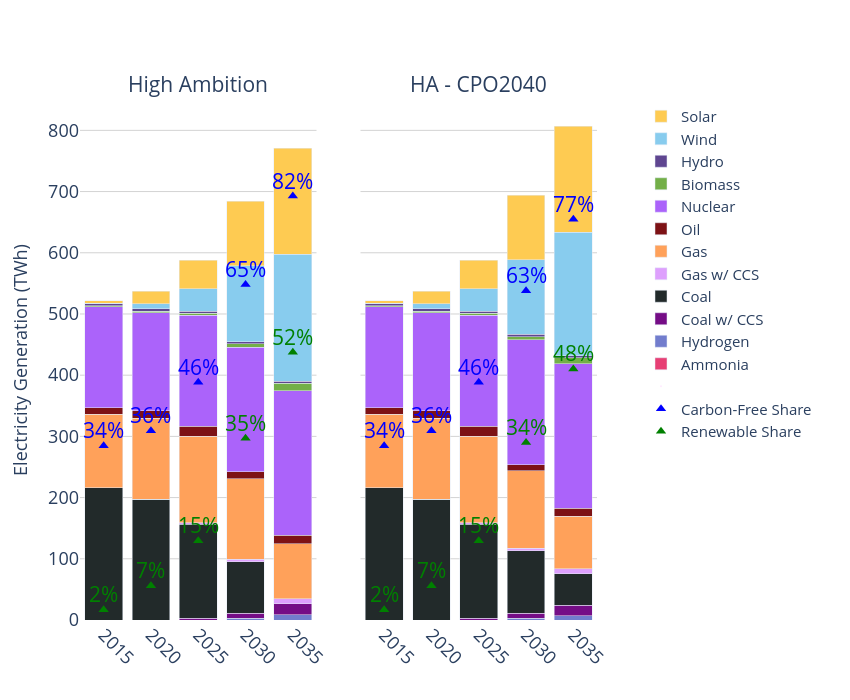

The notebook cell saved with this chart:
### Code cell
fig = make_subplots(
    rows=1, cols=2,
    shared_xaxes=True, shared_yaxes=True,
    specs=[[{"secondary_y": True}, {"secondary_y": True}]],
    subplot_titles=("High Ambition", "HA - CPO2040"),
    column_widths=[0.5, 0.5],
    horizontal_spacing=0.08
)

# ----------------------------
# Bars
# ----------------------------
left  = result_df[result_df['scenario'] == SCENARIOS[0]]
right = result_df[result_df['scenario'] == SCENARIOS[1]]

add_stack_bars(fig, left,  col=1, show_legend=True)
add_stack_bars(fig, right, col=2, show_legend=False)

# ----------------------------
# Share markers (REAL) — legend off
# ----------------------------
fig.add_trace(go.Scatter(
    x=YEARS_MARK, y=re_current, mode="markers",
    name="Renewable Share",
    marker=dict(symbol='triangle-up', size=9, color="green"),
    showlegend=False
), row=1, col=1, secondary_y=True)

fig.add_trace(go.Scatter(
    x=YEARS_MARK, y=cf_current, mode="markers",
    name="Carbon-Free Share",
    marker=dict(symbol='triangle-up', size=9, color="blue"),
    showlegend=False
), row=1, col=1, secondary_y=True)

fig.add_trace(go.Scatter(
    x=YEARS_MARK, y=re_enh, mode="markers",
    name="Renewable Share",
    marker=dict(symbol='triangle-up', size=9, color="green"),
    showlegend=False
), row=1, col=2, secondary_y=True)

fig.add_trace(go.Scatter(
    x=YEARS_MARK, y=cf_enh, mode="markers",
    name="Carbon-Free Share",
    marker=dict(symbol='triangle-up', size=9, color="blue"),
    showlegend=False
), row=1, col=2, secondary_y=True)

# ----------------------------
# Annotate % values near markers
# ----------------------------
for year in YEARS_MARK:
    if pd.notna(re_current.get(year)):
        fig.add_annotation(
            x=year, y=re_current.get(year) + 3, text=f"{re_current.get(year):.0f}%",
            xref="x1", yref="y2", showarrow=False, font=dict(color="green")
        )
    if pd.notna(cf_current.get(year)):
        fig.add_annotation(
            x=year, y=cf_current.get(year) + 3, text=f"{cf_current.get(year):.0f}%",
            xref="x1", yref="y2", showarrow=False, font=dict(color="blue")
        )
    if pd.notna(re_enh.get(year)):
        fig.add_annotation(
            x=year, y=re_enh.get(year) + 3, text=f"{re_enh.get(year):.0f}%",
            xref="x2", yref="y4", showarrow=False, font=dict(color="green")
        )
    if pd.notna(cf_enh.get(year)):
        fig.add_annotation(
            x=year, y=cf_enh.get(year) + 3, text=f"{cf_enh.get(year):.0f}%",
            xref="x2", yref="y4", showarrow=False, font=dict(color="blue")
        )

# ----------------------------
# Dummy legend entries (Share only) + spacing line
#   - legendrank를 크게 줘서 발전원 아래로 보내기
#   - 공백 trace 하나로 간격 만들기
# ----------------------------
fig.add_trace(go.Scatter(
    x=[None], y=[None], mode="markers",
    marker=dict(size=0, opacity=0),
    name=" ",  # spacing line
    showlegend=True,
    hoverinfo="skip",
    legendrank=1999
))



fig.add_trace(go.Scatter(
    x=[None], y=[None], mode="markers",
    marker=dict(symbol='triangle-up', size=9, color="blue"),
    name="Carbon-Free Share",
    showlegend=True,
    legendrank=2001
))


fig.add_trace(go.Scatter(
    x=[None], y=[None], mode="markers",
    marker=dict(symbol='triangle-up', size=9, color="green"),
    name="Renewable Share",
    showlegend=True,
    legendrank=2003
))

# ----------------------------
# Layout / axes
# ----------------------------
fig.update_layout(
    width=850,
    height=700,
    barmode="stack",
    plot_bgcolor="rgba(0,0,0,0)",
    legend=dict(
        traceorder="normal",   # legendrank 적용 정렬
        x=1.02, y=1,
        font=dict(size=15),
        borderwidth=0
    ),
    margin=dict(r=220)  # legend 오른쪽 공간 확보 (필요시 조정)
)

# Primary y (left title only)
fig.update_yaxes(
    title_text="Electricity Generation (TWh)",
    row=1, col=1, secondary_y=False,
    showgrid=True, gridcolor="lightgray"
)
fig.update_yaxes(
    title_text=None,
    row=1, col=2, secondary_y=False,
    showgrid=True, gridcolor="lightgray"
)

# Secondary y-axes (share %): hide ticks, no grid, fixed range
fig.update_yaxes(
    secondary_y=True, range=[0, 100],
    showticklabels=False, title_text=None,
    showgrid=False,
    row=1, col=1
)
fig.update_yaxes(
    secondary_y=True, range=[0, 100],
    showticklabels=False, title_text=None,
    showgrid=False,
    row=1, col=2
)

# X axes
for c in (1, 2):
    fig.update_xaxes(
        tickmode="array",
        tickvals=list(range(2015, 2040, 5)),
        tickangle=45,
        tickfont=dict(size=15),
        row=1, col=c
    )

fig.update_layout(
    legend=dict(
        traceorder="normal",  # ✅ legendrank 정렬 유지
        font=dict(size=15),
        x=1.02, y=1,
        borderwidth=0
    )
)
# Fonts
fig.update_xaxes(title_font=dict(size=18), tickfont=dict(size=18))
fig.update_yaxes(title_font=dict(size=18), tickfont=dict(size=18))
fig.update_annotations(font=dict(size=21))

pio.write_image(fig, "./fig/power_cpo2040.jpg", width=850, height=700, scale=3)
fig.show()

### Figure 1 — Plotly figure (JSON) as saved in the notebook; plotly's stock layout.template omitted (floating-point values rounded to 4 significant figures)
{"data": [{"legendrank": 21, "marker": {"color": "rgb(231,63,116)"}, "name": "Ammonia", "showlegend": true, "type": "bar", "x": [2015, 2020, 2025, 2030, 2035], "xaxis": "x", "y": [0.0, 0.0, 0.0, 0.0, 0.0], "yaxis": "y"}, {"legendrank": 20, "marker": {"color": "#727DCD"}, "name": "Hydrogen", "showlegend": true, "type": "bar", "x": [2015, 2020, 2025, 2030, 2035], "xaxis": "x", "y": [0.0, 0.0, 0.0, 3.015, 8.967], "yaxis": "y"}, {"legendrank": 19, "marker": {"color": "#750D86"}, "name": "Coal w/ CCS", "showlegend": true, "type": "bar", "x": [2015, 2020, 2025, 2030, 2035], "xaxis": "x", "y": [0.0, 0.0, 2.745, 8.333, 17.5], "yaxis": "y"}, {"legendrank": 18, "marker": {"color": "#222A2A"}, "name": "Coal", "showlegend": true, "type": "bar", "x": [2015, 2020, 2025, 2030, 2035], "xaxis": "x", "y": [215.9, 196.9, 153.9, 83.57, 0.2156], "yaxis": "y"}, {"legendrank": 17, "marker": {"color": "#DEA0FD"}, "name": "Gas w/ CCS", "showlegend": true, "type": "bar", "x": [2015, 2020, 2025, 2030, 2035], "xaxis": "x", "y": [0.0, 0.0, 2.153, 4.168, 8.333], "yaxis": "y"}, {"legendrank": 16, "marker": {"color": "#FFA15A"}, "name": "Gas", "showlegend": true, "type": "bar", "x": [2015, 2020, 2025, 2030, 2035], "xaxis": "x", "y": [120.4, 132.4, 141.2, 131.5, 89.98], "yaxis": "y"}, {"legendrank": 15, "marker": {"color": "#7D1215"}, "name": "Oil", "showlegend": true, "type": "bar", "x": [2015, 2020, 2025, 2030, 2035], "xaxis": "x", "y": [10.58, 12.1, 16.82, 11.26, 13.8], "yaxis": "y"}, {"legendrank": 14, "marker": {"color": "#AB63FA"}, "name": "Nuclear", "showlegend": true, "type": "bar", "x": [2015, 2020, 2025, 2030, 2035], "xaxis": "x", "y": [164.7, 160.3, 180.9, 204.2, 236.1], "yaxis": "y"}, {"legendrank": 13, "marker": {"color": "rgb(115, 175, 72)"}, "name": "Biomass", "showlegend": true, "type": "bar", "x": [2015, 2020, 2025, 2030, 2035], "xaxis": "x", "y": [2.325, 2.29, 3.047, 5.267, 11.71], "yaxis": "y"}, {"legendrank": 12, "marker": {"color": "rgb(95, 70, 144)"}, "name": "Hydro", "showlegend": true, "type": "bar", "x": [2015, 2020, 2025, 2030, 2035], "xaxis": "x", "y": [2.642, 4.722, 3.611, 3.611, 3.611], "yaxis": "y"}, {"legendrank": 11, "marker": {"color": "rgb(136,204,238)"}, "name": "Wind", "showlegend": true, "type": "bar", "x": [2015, 2020, 2025, 2030, 2035], "xaxis": "x", "y": [1.341, 7.76, 36.43, 123.9, 207.5], "yaxis": "y"}, {"legendrank": 10, "marker": {"color": "#FECB52"}, "name": "Solar", "showlegend": true, "type": "bar", "x": [2015, 2020, 2025, 2030, 2035], "xaxis": "x", "y": [3.973, 20.64, 47.2, 105.4, 173.4], "yaxis": "y"}, {"legendrank": 21, "marker": {"color": "rgb(231,63,116)"}, "name": "Ammonia", "showlegend": false, "type": "bar", "x": [2015, 2020, 2025, 2030, 2035], "xaxis": "x2", "y": [0.0, 0.0, 0.0, 0.0, 0.0], "yaxis": "y3"}, {"legendrank": 20, "marker": {"color": "#727DCD"}, "name": "Hydrogen", "showlegend": false, "type": "bar", "x": [2015, 2020, 2025, 2030, 2035], "xaxis": "x2", "y": [0.0, 0.0, 0.0, 2.738, 6.983], "yaxis": "y3"}, {"legendrank": 19, "marker": {"color": "#750D86"}, "name": "Coal w/ CCS", "showlegend": false, "type": "bar", "x": [2015, 2020, 2025, 2030, 2035], "xaxis": "x2", "y": [0.0, 0.0, 2.745, 8.333, 17.5], "yaxis": "y3"}, {"legendrank": 18, "marker": {"color": "#222A2A"}, "name": "Coal", "showlegend": false, "type": "bar", "x": [2015, 2020, 2025, 2030, 2035], "xaxis": "x2", "y": [215.9, 196.9, 153.9, 102.5, 51.29], "yaxis": "y3"}, {"legendrank": 17, "marker": {"color": "#DEA0FD"}, "name": "Gas w/ CCS", "showlegend": false, "type": "bar", "x": [2015, 2020, 2025, 2030, 2035], "xaxis": "x2", "y": [0.0, 0.0, 2.153, 3.754, 8.333], "yaxis": "y3"}, {"legendrank": 16, "marker": {"color": "#FFA15A"}, "name": "Gas", "showlegend": false, "type": "bar", "x": [2015, 2020, 2025, 2030, 2035], "xaxis": "x2", "y": [120.4, 132.4, 141.2, 126.3, 85.72], "yaxis": "y3"}, {"legendrank": 15, "marker": {"color": "#7D1215"}, "name": "Oil", "showlegend": false, "type": "bar", "x": [2015, 2020, 2025, 2030, 2035], "xaxis": "x2", "y": [10.58, 12.1, 16.82, 10.37, 12.55], "yaxis": "y3"}, {"legendrank": 14, "marker": {"color": "#AB63FA"}, "name": "Nuclear", "showlegend": false, "type": "bar", "x": [2015, 2020, 2025, 2030, 2035], "xaxis": "x2", "y": [164.7, 160.3, 180.9, 204.2, 236.1], "yaxis": "y3"}, {"legendrank": 13, "marker": {"color": "rgb(115, 175, 72)"}, "name": "Biomass", "showlegend": false, "type": "bar", "x": [2015, 2020, 2025, 2030, 2035], "xaxis": "x2", "y": [2.325, 2.29, 3.047, 4.906, 9.937], "yaxis": "y3"}, {"legendrank": 12, "marker": {"color": "rgb(95, 70, 144)"}, "name": "Hydro", "showlegend": false, "type": "bar", "x": [2015, 2020, 2025, 2030, 2035], "xaxis": "x2", "y": [2.642, 4.722, 3.611, 3.611, 3.611], "yaxis": "y3"}, {"legendrank": 11, "marker": {"color": "rgb(136,204,238)"}, "name": "Wind", "showlegend": false, "type": "bar", "x": [2015, 2020, 2025, 2030, 2035], "xaxis": "x2", "y": [1.341, 7.76, 36.43, 122.0, 201.6], "yaxis": "y3"}, {"legendrank": 10, "marker": {"color": "#FECB52"}, "name": "Solar", "showlegend": false, "type": "bar", "x": [2015, 2020, 2025, 2030, 2035], "xaxis": "x2", "y": [3.973, 20.64, 47.2, 105.4, 173.4], "yaxis": "y3"}, {"marker": {"color": "green", "size": 9, "symbol": "triangle-up"}, "mode": "markers", "name": "Renewable Share", "showlegend": false, "type": "scatter", "x": [2015, 2020, 2025, 2030, 2035], "xaxis": "x", "y": [1.97, 6.585, 15.22, 34.95, 51.5], "yaxis": "y2"}, {"marker": {"color": "blue", "size": 9, "symbol": "triangle-up"}, "mode": "markers", "name": "Carbon-Free Share", "showlegend": false, "type": "scatter", "x": [2015, 2020, 2025, 2030, 2035], "xaxis": "x", "y": [33.53, 36.39, 45.72, 64.53, 81.52], "yaxis": "y2"}, {"marker": {"color": "green", "size": 9, "symbol": "triangle-up"}, "mode": "markers", "name": "Renewable Share", "showlegend": false, "type": "scatter", "x": [2015, 2020, 2025, 2030, 2035], "xaxis": "x2", "y": [1.97, 6.585, 15.22, 34.12, 48.26], "yaxis": "y4"}, {"marker": {"color": "blue", "size": 9, "symbol": "triangle-up"}, "mode": "markers", "name": "Carbon-Free Share", "showlegend": false, "type": "scatter", "x": [2015, 2020, 2025, 2030, 2035], "xaxis": "x2", "y": [33.53, 36.39, 45.72, 63.31, 77.07], "yaxis": "y4"}, {"hoverinfo": "skip", "legendrank": 1999, "marker": {"opacity": 0, "size": 0}, "mode": "markers", "name": " ", "showlegend": true, "type": "scatter", "x": [null], "y": [null]}, {"legendrank": 2001, "marker": {"color": "blue", "size": 9, "symbol": "triangle-up"}, "mode": "markers", "name": "Carbon-Free Share", "showlegend": true, "type": "scatter", "x": [null], "y": [null]}, {"legendrank": 2003, "marker": {"color": "green", "size": 9, "symbol": "triangle-up"}, "mode": "markers", "name": "Renewable Share", "showlegend": true, "type": "scatter", "x": [null], "y": [null]}], "layout": {"annotations": [{"font": {"size": 21}, "showarrow": false, "text": "High Ambition", "x": 0.215, "xanchor": "center", "xref": "paper", "y": 1, "yanchor": "bottom", "yref": "paper"}, {"font": {"size": 21}, "showarrow": false, "text": "HA - CPO2040", "x": 0.725, "xanchor": "center", "xref": "paper", "y": 1, "yanchor": "bottom", "yref": "paper"}, {"font": {"color": "green", "size": 21}, "showarrow": false, "text": "2%", "x": 2015, "xref": "x", "y": 4.97, "yref": "y2"}, {"font": {"color": "blue", "size": 21}, "showarrow": false, "text": "34%", "x": 2015, "xref": "x", "y": 36.53, "yref": "y2"}, {"font": {"color": "green", "size": 21}, "showarrow": false, "text": "2%", "x": 2015, "xref": "x2", "y": 4.97, "yref": "y4"}, {"font": {"color": "blue", "size": 21}, "showarrow": false, "text": "34%", "x": 2015, "xref": "x2", "y": 36.53, "yref": "y4"}, {"font": {"color": "green", "size": 21}, "showarrow": false, "text": "7%", "x": 2020, "xref": "x", "y": 9.585, "yref": "y2"}, {"font": {"color": "blue", "size": 21}, "showarrow": false, "text": "36%", "x": 2020, "xref": "x", "y": 39.39, "yref": "y2"}, {"font": {"color": "green", "size": 21}, "showarrow": false, "text": "7%", "x": 2020, "xref": "x2", "y": 9.585, "yref": "y4"}, {"font": {"color": "blue", "size": 21}, "showarrow": false, "text": "36%", "x": 2020, "xref": "x2", "y": 39.39, "yref": "y4"}, {"font": {"color": "green", "size": 21}, "showarrow": false, "text": "15%", "x": 2025, "xref": "x", "y": 18.22, "yref": "y2"}, {"font": {"color": "blue", "size": 21}, "showarrow": false, "text": "46%", "x": 2025, "xref": "x", "y": 48.72, "yref": "y2"}, {"font": {"color": "green", "size": 21}, "showarrow": false, "text": "15%", "x": 2025, "xref": "x2", "y": 18.22, "yref": "y4"}, {"font": {"color": "blue", "size": 21}, "showarrow": false, "text": "46%", "x": 2025, "xref": "x2", "y": 48.72, "yref": "y4"}, {"font": {"color": "green", "size": 21}, "showarrow": false, "text": "35%", "x": 2030, "xref": "x", "y": 37.95, "yref": "y2"}, {"font": {"color": "blue", "size": 21}, "showarrow": false, "text": "65%", "x": 2030, "xref": "x", "y": 67.53, "yref": "y2"}, {"font": {"color": "green", "size": 21}, "showarrow": false, "text": "34%", "x": 2030, "xref": "x2", "y": 37.12, "yref": "y4"}, {"font": {"color": "blue", "size": 21}, "showarrow": false, "text": "63%", "x": 2030, "xref": "x2", "y": 66.31, "yref": "y4"}, {"font": {"color": "green", "size": 21}, "showarrow": false, "text": "52%", "x": 2035, "xref": "x", "y": 54.5, "yref": "y2"}, {"font": {"color": "blue", "size": 21}, "showarrow": false, "text": "82%", "x": 2035, "xref": "x", "y": 84.52, "yref": "y2"}, {"font": {"color": "green", "size": 21}, "showarrow": false, "text": "48%", "x": 2035, "xref": "x2", "y": 51.26, "yref": "y4"}, {"font": {"color": "blue", "size": 21}, "showarrow": false, "text": "77%", "x": 2035, "xref": "x2", "y": 80.07, "yref": "y4"}], "barmode": "stack", "height": 700, "legend": {"borderwidth": 0, "font": {"size": 15}, "traceorder": "normal", "x": 1.02, "y": 1}, "margin": {"r": 220}, "plot_bgcolor": "rgba(0,0,0,0)", "width": 850, "xaxis": {"anchor": "y", "domain": [0, 0.43], "tickangle": 45, "tickfont": {"size": 18}, "tickmode": "array", "tickvals": [2015, 2020, 2025, 2030, 2035], "title": {"font": {"size": 18}}}, "xaxis2": {"anchor": "y3", "domain": [0.51, 0.94], "tickangle": 45, "tickfont": {"size": 18}, "tickmode": "array", "tickvals": [2015, 2020, 2025, 2030, 2035], "title": {"font": {"size": 18}}}, "yaxis": {"anchor": "x", "domain": [0, 1], "gridcolor": "lightgray", "showgrid": true, "tickfont": {"size": 18}, "title": {"font": {"size": 18}, "text": "Electricity Generation (TWh)"}}, "yaxis2": {"anchor": "x", "overlaying": "y", "range": [0, 100], "showgrid": false, "showticklabels": false, "side": "right", "tickfont": {"size": 18}, "title": {"font": {"size": 18}}}, "yaxis3": {"anchor": "x2", "domain": [0, 1], "gridcolor": "lightgray", "matches": "y", "showgrid": true, "showticklabels": false, "tickfont": {"size": 18}, "title": {"font": {"size": 18}}}, "yaxis4": {"anchor": "x2", "overlaying": "y3", "range": [0, 100], "showgrid": false, "showticklabels": false, "side": "right", "tickfont": {"size": 18}, "title": {"font": {"size": 18}}}}}
